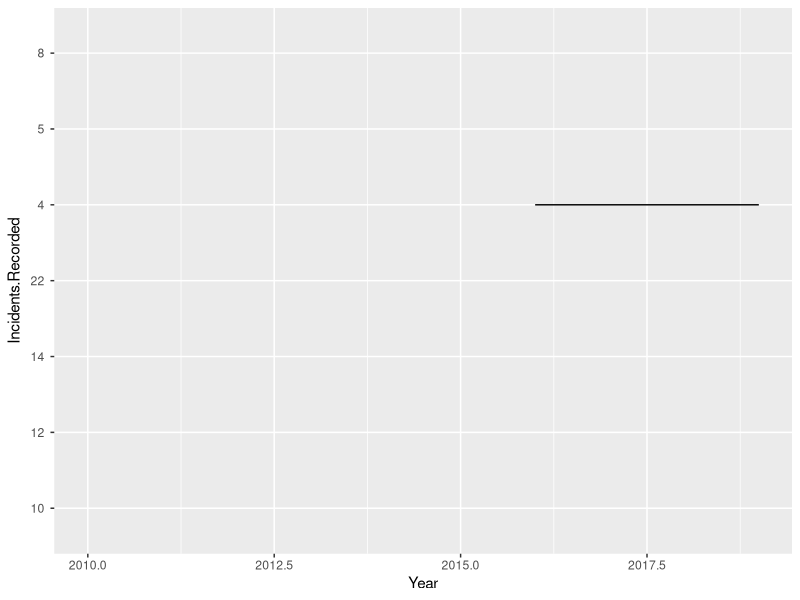

This chart was generated by the following R code:
## ---- chunk 1
library(tidyverse)
library(ggplot2)
library(dplyr)
library(dslabs)
library(kableExtra)
library(bookdown)
library(knitr)
library(lubridate)
data <- read.csv("DATA/Data_Tables_Criminal_Incidents_Visualisation_Year_Ending_December_2019.csv")
dim(data)
head(data)

unique(data$Offence.Subdivision)

## ---- chunk 2
Bribery <- data %>% 
  filter(Offence.Subdivision == "B60 Bribery") %>% 
select (c("Year","Year.ending","Offence.Subdivision","Incidents.Recorded")) %>% 
  arrange(Year)

Bribery



## ---- chunk 3
plot1 <- ggplot(data = Bribery,
                aes(x = Year,
                          y= Incidents.Recorded)) +
                     geom_line()
plot1 
